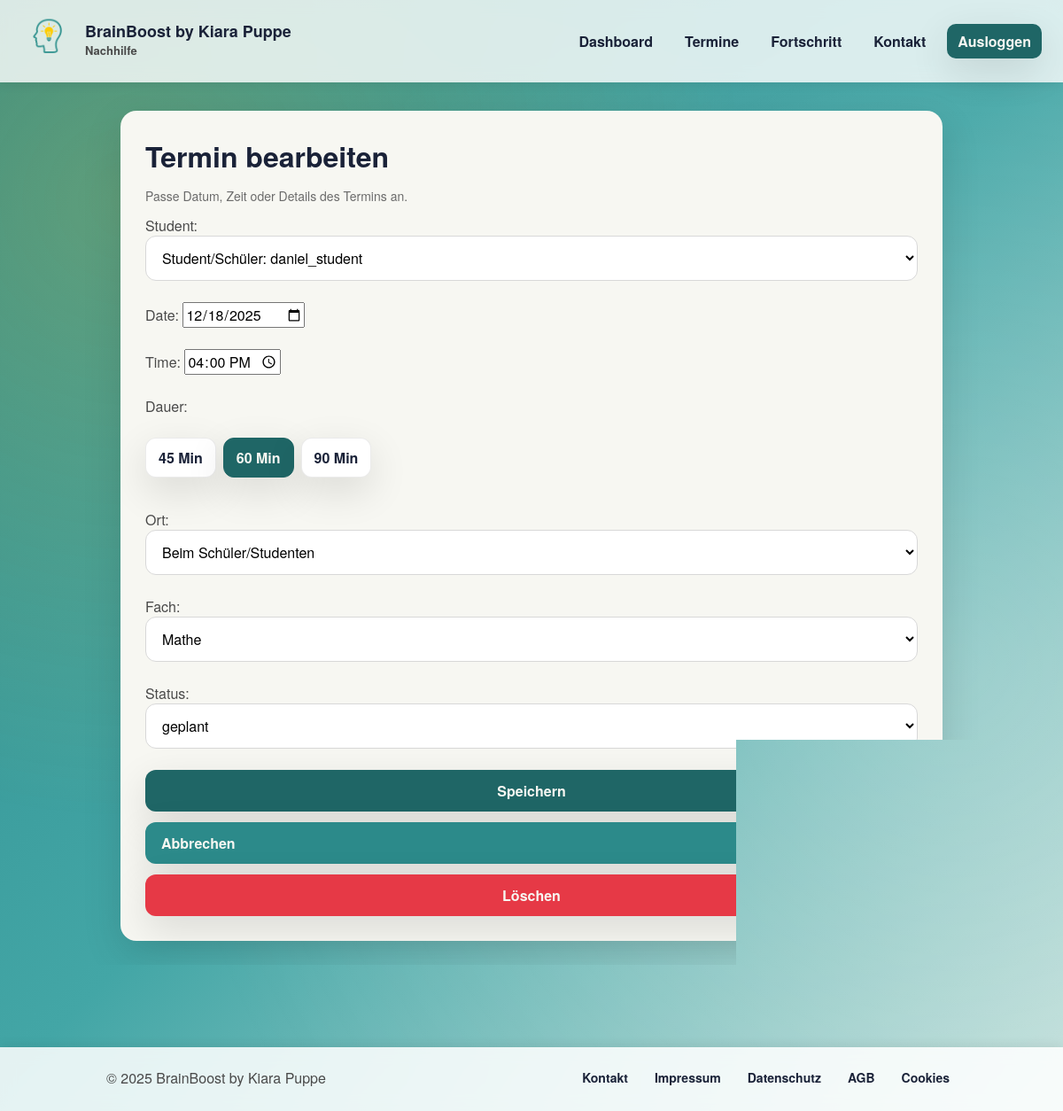
Screenshot of /termine/4/bearbeiten/ (signed in) with the database file from the repository.
### core/models.py (models this page shows, shortened)
class Lesson(models.Model):
    class Status(models.TextChoices):
        PLANNED = "planned", "geplant"
        COMPLETED = "completed", "vorbei"
        CANCELLED = "cancelled", "storniert"
    class Ort(models.TextChoices):
        BIB = "library", "Bibliothek Braunschweig"
        BIB_WOB = "library_wob", "Bibliothek Wolfsburg"
        ZUHAUSE_STUDENT = "at home", "Beim Schüler/Studenten"
        ZUHAUSE_BRAIN = "at brainboost", "Bei mir"
        ONLINE = "online", "online"
    date = models.DateField()
    time = models.TimeField()
    ort = models.CharField(
        max_length=20,
        choices=Ort.choices,
        default=Ort.ZUHAUSE_STUDENT,
    )
    duration_minutes = models.PositiveIntegerField()
    student = models.ForeignKey(
        StudentProfile,
        on_delete=models.CASCADE,
        related_name="lessons",
    )
    tutor = models.ForeignKey(
        TutorProfile,
        on_delete=models.CASCADE,
        related_name="lessons",
    )
    fach = models.CharField(
        max_length=50,
        choices=[
            ("mathe", "Mathe"),
            ("deutsch", "Deutsch"),
            ("englisch", "Englisch"),
            ("naturwissenschaften", "Naturwissenschaften"),
            ("franzoesisch", "Französisch"),
            ("spanisch", "Spanisch"),
            ("musik", "Musik"),
        ],
        default="mathe",
    )
    status = models.CharField(
        max_length=20,
        choices=Status.choices,
        default=Status.PLANNED,
    )
    cancellation_reason = models.TextField(blank=True, default="")
    reschedule_requested = models.BooleanField(default=False)
    location_address = models.CharField(max_length=255, blank=True)
    distance_km = models.DecimalField(max_digits=6, decimal_places=2, null=True, blank=True)
    class Meta:
        ordering = ["date", "time"]
        verbose_name = "Termin"
        verbose_name_plural = "Termine"

### core/views.py (the view)
# urls.py: path("termine/<int:lesson_id>/bearbeiten/", views.lesson_edit, name="lesson_edit"),
@login_required
def lesson_edit(request, lesson_id):
    _ensure_profile_for_user(request.user)
    lesson = get_object_or_404(Lesson, pk=lesson_id)
    is_tutor = hasattr(request.user, "tutor_profile") and lesson.tutor == request.user.tutor_profile
    if not is_tutor:
        return redirect("lesson_list")
    if request.method == "POST":
        form = LessonForm(
            data=request.POST,
            instance=lesson,
            tutor_profile=request.user.tutor_profile if is_tutor else None,
            allowed_students=None,
        )
        if form.is_valid():
            updated = form.save(commit=False)
            _assign_location_and_distance(updated)
            updated.save()
            return redirect("lesson_list")
    else:
        form = LessonForm(
            instance=lesson,
            tutor_profile=request.user.tutor_profile if is_tutor else None,
            allowed_students=None,
        )
    return render(request, "lesson_form.html", {"form": form, "is_edit": True, "lesson": lesson})

### core/forms.py
class LessonForm(forms.ModelForm):
    date = forms.DateField(
        widget=forms.DateInput(attrs={"type": "date"}, format="%Y-%m-%d"),
        input_formats=["%Y-%m-%d"],
    )
    time = forms.TimeField(
        widget=forms.TimeInput(attrs={"type": "time"}, format="%H:%M"),
        input_formats=["%H:%M"],
    )
    duration_minutes = forms.TypedChoiceField(
        choices=[(45, "45 Min"), (60, "60 Min"), (90, "90 Min")],
        coerce=int,
        widget=forms.RadioSelect(attrs={"class": "pill-options"}),
        label="Dauer",
    )
    class Meta:
        model = Lesson
        fields = ["student", "date", "time", "duration_minutes", "ort", "fach", "status"]
    def __init__(self, *args, tutor_profile=None, allowed_students=None, **kwargs):
        super().__init__(*args, **kwargs)
        if allowed_students is not None:
            self.fields["student"].queryset = allowed_students
        elif tutor_profile:
            students_qs = StudentProfile.objects.filter(
                lessons__tutor=tutor_profile
            ).distinct()
            self.fields["student"].queryset = students_qs if students_qs.exists() else StudentProfile.objects.all()

### core/models.py (called while the page is built)
    def __str__(self) -> str:
        return f"Student/Schüler: {self.user.username}"

### core/views.py (called while the page is built)
def _ensure_profile_for_user(user: CustomUser):
    if user.role == CustomUser.Roles.STUDENT and not hasattr(user, "student_profile"):
        StudentProfile.objects.create(user=user)
    elif user.role == CustomUser.Roles.PARENT and not hasattr(user, "parent_profile"):
        ParentProfile.objects.create(user=user)
    elif user.role == CustomUser.Roles.TUTOR and not hasattr(user, "tutor_profile"):
        TutorProfile.objects.create(user=user)

### core/templates/lesson_form.html (shortened to what this page needs)
{% extends "base.html" %}
{% block content %}
<div class="card">
    <h1>{% if is_edit %}Termin bearbeiten{% else %}Neuen Termin anlegen{% endif %}</h1>
    <p class="muted">
        {% if is_edit %}Passe Datum, Zeit oder Details des Termins an.{% else %}Plane einen Termin für deine Schüler/Studenten.{% endif %}
    </p>
    <form method="post">
        {{ form.as_p }}
        <button class="button" type="submit">Speichern</button>
        <a class="button" style="background: var(--teal);" href="{% url 'lesson_list' %}">Abbrechen</a>
        {% if is_edit and lesson %}
            <button class="button" style="background: var(--red);" formaction="{% url 'lesson_delete' lesson.id %}" formmethod="post" onclick="return confirm('Diesen Termin wirklich löschen?');">Löschen</button>
        {% endif %}
    </form>
</div>
{% endblock %}

### core/static/core/styles.css (style rules this page uses)
:root { --teal: #2c8a8a; --teal-dark: #1f6666; --cream: #f7f7f2; --yellow: #ffc928; --red: #e63946; --slate: #4a4a4a; --accent: #1a2238; --card-radius: 18px; --shadow: 0 15px 45px rgba(0,0,0,0.12); --font-sans: "Nunito", "Avenir", "Helvetica Neue", Arial, sans-serif; }
* { box-sizing: border-box; }
body { margin: 0; font-family: var(--font-sans); background: linear-gradient(135deg, var(--teal) 0%, #43a6a6 50%, #c3e0db 100%); color: var(--accent); min-height: 100vh; }
.card { background: var(--cream); border-radius: var(--card-radius); padding: 28px; box-shadow: var(--shadow); margin-bottom: 24px; }
h1, h2, h3 { margin: 0 0 12px; color: var(--accent); }
p { margin: 0 0 12px; color: var(--slate); }
.button { display: inline-block; padding: 12px 18px; border-radius: 12px; background: var(--teal-dark); color: var(--cream); text-decoration: none; font-weight: 700; border: none; cursor: pointer; box-shadow: var(--shadow); transition: transform 0.15s ease, box-shadow 0.15s ease; }
form { display: grid; gap: 12px; }
input, select, textarea, button { font: inherit; }
input[type="text"], input[type="password"], input[type="email"], select, textarea { padding: 12px 14px; border-radius: 12px; border: 1px solid #d8d8d8; background: #fff; width: 100%; transition: border-color 0.2s ease, box-shadow 0.2s ease; }
.muted { color: #6b6b6b; font-size: 14px; }
.pill-options { list-style: none; display: flex; gap: 8px; padding: 0; flex-wrap: wrap; }
.pill-options label { display: inline-block; padding: 10px 14px; border-radius: 12px; border: 1px solid rgba(0,0,0,0.08); background: #fff; cursor: pointer; box-shadow: var(--shadow); font-weight: 700; transition: transform 0.12s ease, box-shadow 0.12s ease, background 0.2s ease; }
.pill-options label:has(input:checked) { background: var(--teal-dark); color: var(--cream); border-color: var(--teal-dark); }

### rows the page displays
Lesson: student "Student/Schüler: daniel_student", date "12/18/2025", time "16:00", ort "Beim Schüler/Studenten", fach "Mathe", status "geplant"
